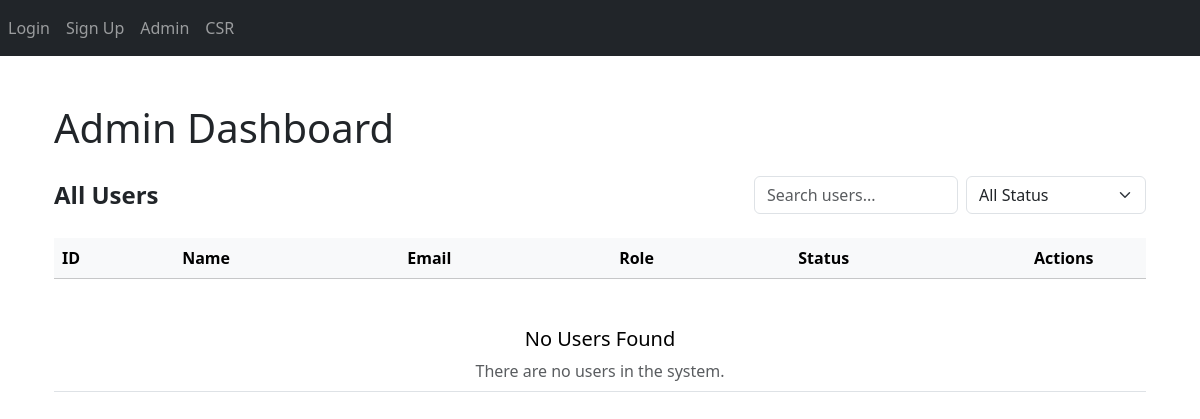
/admin, run on an earlier commit of the app's database.
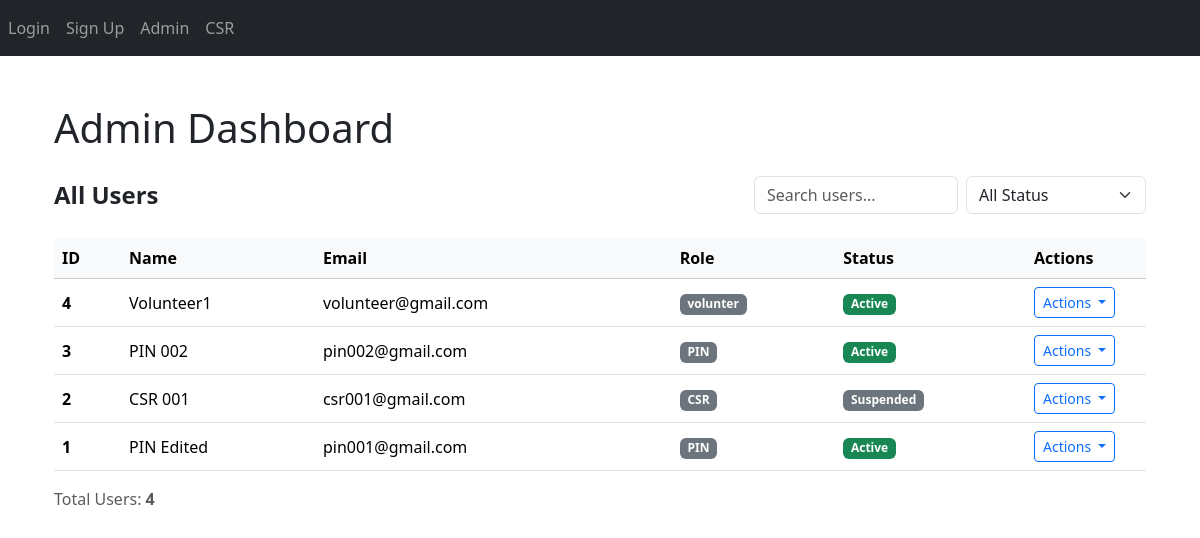
And on a later commit of the database.
### website/models.py (models this page shows)
class User(db.Model, UserMixin):
    id = db.Column(db.Integer, primary_key=True) # unique id for each user
    name = db.Column(db.String(150))
    email = db.Column(db.String(150), unique=True)
    password = db.Column(db.String(150))
    date_created = db.Column(db.DateTime(timezone=True), default=func.now())
    role = db.Column(db.String(50), default='PIN')  # user role: PIN, Platform Manager, RSP
    is_admin = db.Column(db.Boolean, default=False) # admin
    status = db.Column(db.String(20), default='Pending')  # account status: Pending, Approved, Suspended, Rejected

### website/admin.py (the view)
@admin.route('/admin')
def dashboard():
    users = User.query.order_by(User.date_created.desc()).all()
    return render_template("admin_dashboard.html", users=users)

### website/templates/admin_dashboard.html (shortened to what this page needs)
{% extends "base.html" %}
{% block content %}
<div class="container mt-5">
    <h1 class="mb-4">Admin Dashboard</h1>
    <div class="user-management">
        <div class="d-flex justify-content-between align-items-center mb-4 flex-wrap gap-3">
            <h4 class="fw-bold mb-0">All Users</h4>
            <div class="d-flex flex align-items-center gap-2">
                <input type="text"
                       class="form-control"
                       placeholder="Search users..."
                       id="searchInput"
                       style="max-width: 250px;">
                <select class="form-select" id="statusFilter" style="max-width: 180px;">
                    <option value="">All Status</option>
                </select>
            </div>
        </div>
        <div class="table-container position-relative">
            <table class="table align-middle table-hover">
                <thead class="table-light sticky-top">
                    <tr>
                        <th>ID</th>
                        <th>Name</th>
                        <th>Email</th>
                        <th>Role</th>
                        <th>Status</th>
                        <th style="width: 120px;">Actions</th>
                    </tr>
                </thead>
                <tbody>
                    {% if users and users|length > 0 %}
                        {% for user in users %}
                        <tr>
                            <td><strong>{{ user.id }}</strong></td>
                            <td>{{ user.name }}</td>
                            <td>{{ user.email }}</td>
                            <td>
                                {% if user.is_admin %}
                                    <span class="badge bg-danger">Admin</span>
                                {% else %}
                                    <span class="badge bg-secondary">{{ user.role }}</span>
                                {% endif %}
                            </td>
                            <td>
                                {% if user.status == 'Active' %}
                                    <span class="badge bg-success">Active</span>
                                {% elif user.status == 'Pending' %}
                                    <span class="badge bg-warning text-dark">Pending</span>
                                {% elif user.status == 'Suspended' %}
                                    <span class="badge bg-secondary">Suspended</span>
                                {% endif %}
                            </td>
                            <td>
                                <div class="dropdown position-static">
                                    <button class="btn btn-outline-primary btn-sm dropdown-toggle"
                                            type="button"
                                            id="actionDropdown{{ user.id }}"
                                            data-bs-toggle="dropdown"
                                            aria-expanded="false">
                                        Actions
                                    </button>
                                </div>
                            </td>
                        </tr>
                        {% endfor %}
                    {% else %}
                        <tr>
                            <td colspan="7" class="text-center pt-5">
                                <div>
                                    <h5>No Users Found</h5>
                                    <p class="mb-0 text-muted">There are no users in the system.</p>
                                </div>
                            </td>
                        </tr>
                    {% endif %}
                </tbody>
            </table>
        </div>
        {% if users and users|length > 0 %}
        <div class="mt-3 text-muted">
            Total Users: <strong>{{ users|length }}</strong>
        </div>
        {% endif %}
    </div>
</div>
{% endblock %}

### website/templates/base.html (shortened to what this page needs)
<!DOCTYPE html>
<html lang="en">
<head>
     <link href="https://cdn.jsdelivr.net/npm/bootstrap@5.3.3/dist/css/bootstrap.min.css" rel="stylesheet">
</head>
<body>
    <nav class="navbar navbar-expand-lg navbar-dark bg-dark">
        <div class="collapse navbar-collapse" id="navbar">
            <div class="navbar-nav">
                {% if current_user.is_authenticated %}
                    <a class="nav-item nav-link" id="home" href="/">Home</a>
                    {% if current_user.role == 'PIN' %}
                        <a class="nav-item nav-link" href="{{ url_for('views.pin_profile') }}">Profile</a>
                    {% elif current_user.role == 'CSR' %}
                        <a class="nav-item nav-link" href="{{ url_for('views.csr_profile') }}">Profile</a>
                    {% else %}
                        <a class="nav-item nav-link" href="{{ url_for('views.csr_profile') }}">Profile</a>
                    {% endif %}
                    <a class="nav-item nav-link" id="logout" href="/logout">Logout</a>
                {% else %}
                <a class="nav-item nav-link" id="login" href="/login">Login</a>
                <a class="nav-item nav-link" id="sign-up" href="/signup">Sign Up</a>
              {% endif %}
                <a class="nav-item nav-link" id="home" href="/admin">Admin</a>
                <a class="nav-item nav-link" id="home" href="/csr/dashboard">CSR</a>
            </div>
        </div>
    </nav>
    <div class="container">
        {% block content %}
        {% endblock %}
    </div>
</body>
</html>

What changed in the data, as far as the page shows it:
added User: id "4", name "Volunteer1", email "volunteer@gmail.com", role "volunter", status "Active"
added User: id "3", name "PIN 002", email "pin002@gmail.com", role "PIN", status "Active"
added User: id "2", name "CSR 001", email "csr001@gmail.com", role "CSR", status "Suspended"
added User: id "1", name "PIN Edited", email "pin001@gmail.com", role "PIN", status "Active"
Also different on the page:
{{ users|length }}: (not shown) → "4"
text no longer shown: "No Users Found There are no users in the system."
text now shown: "Total Users:"
